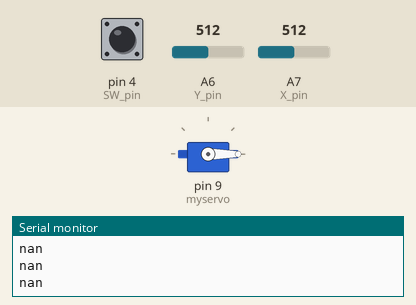
This sketch was run on a simulated Arduino Nano, built with avr-gcc and run on an emulated ATmega328P. On the bench: servo, the last lines printed to the serial monitor. Inputs (shaded band) come from the test bench; at power-on: A6 (Y_pin) = 512, A7 (X_pin) = 512, pin 4 (SW_pin) HIGH.

Above: at 1.3 s.
1.4 s: A6 (Y_pin) set to 520
At 2.4 s:
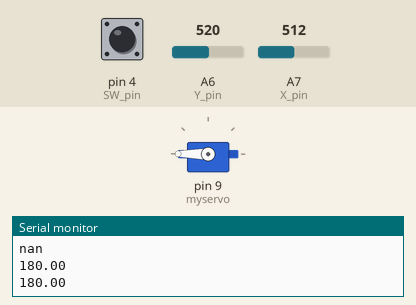
3.5 s: A7 (X_pin) set to 716
At 5.2 s:
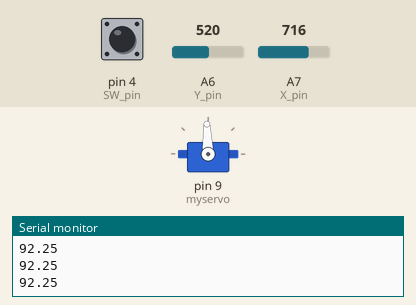
5.5 s: A6 (Y_pin) set to 716
At 7.0 s:
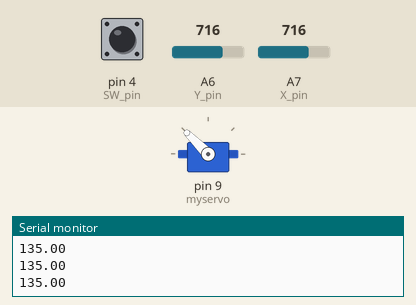
7.5 s: A7 (X_pin) set to 900
At 8.6 s:
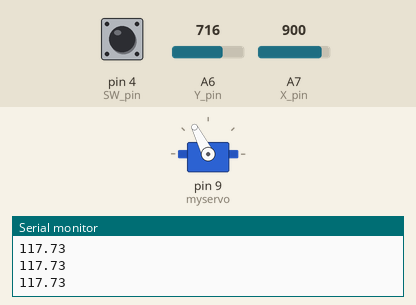
9.5 s: A6 (Y_pin) set to 1023
At 10.3 s:
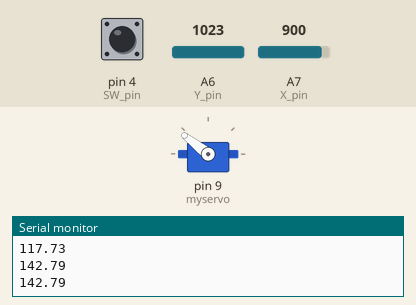
11.5 s: A7 (X_pin) set to 511
At 13.2 s:
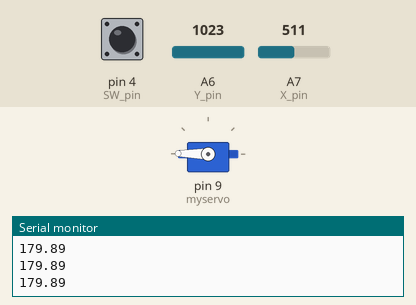
Timing chart, 0 to 14.5 s (numbered marks = the images above; inputs shaded):
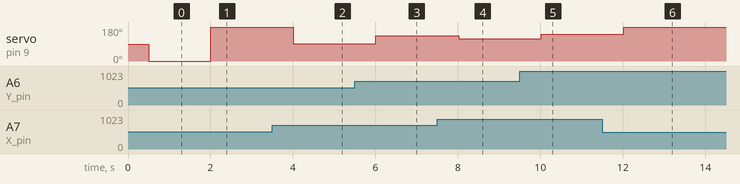

The sketch:

joystickServo.ino
```cpp
#include <Servo.h>

Servo myservo;

const int SW_pin = 4; // присвоим переменной SW_pin значение 4 типа int
const int X_pin = A7; // X_pin присвоим аналоговому пину 7
const int Y_pin = A6; // Y_pin присвоим аналоговому пину 7

void setup()
{
  pinMode(SW_pin, INPUT);
  digitalWrite(SW_pin, HIGH);
  Serial.begin(9600);
  myservo.attach(9);
}

float getAngle(int y,int x){
  float x1 = (512 - x);
  float y1 = (512 - y);
  float g = sqrt(x1*x1 + y1*y1);
  float result = acos(x1/g)*57.2958;
  if(y1 < 0){
//    result = 360 - result;
    result = -result;
  }
  return result;
}

void servoslow( Servo num, int pos, int time, int start)  // robotday.ru *** Функция для управления скоростью сервопривода ***
{
  num.write(start);

  for ( int i=start; i<pos; i++)
      {  num.write(i);
         delay(time);
      }
}

void loop()
{

  int clicked = digitalRead(SW_pin);
  int xVal = analogRead(X_pin);
  int yVal = analogRead(Y_pin);
  float dir = abs(getAngle(xVal, yVal));
  Serial.println(dir);
  delay(500);

  myservo.write(dir);

}
```

Measured:
- the behaviour switches between 512 and 513 on A6 (Y_pin) (found by bisection; images 0 and 1)
- after the input at 1.4 s, servo on pin 9 (myservo): 0° → 180° after 0.60 s
- after the input at 3.5 s, servo on pin 9 (myservo): 180° → 92° after 0.51 s
- after the input at 5.5 s, servo on pin 9 (myservo): 92° → 135° after 0.51 s
- after the input at 7.5 s, servo on pin 9 (myservo): 135° → 117° after 0.51 s
- after the input at 9.5 s, servo on pin 9 (myservo): 117° → 142° after 0.52 s
- after the input at 11.5 s, servo on pin 9 (myservo): 142° → 179° after 0.52 s
